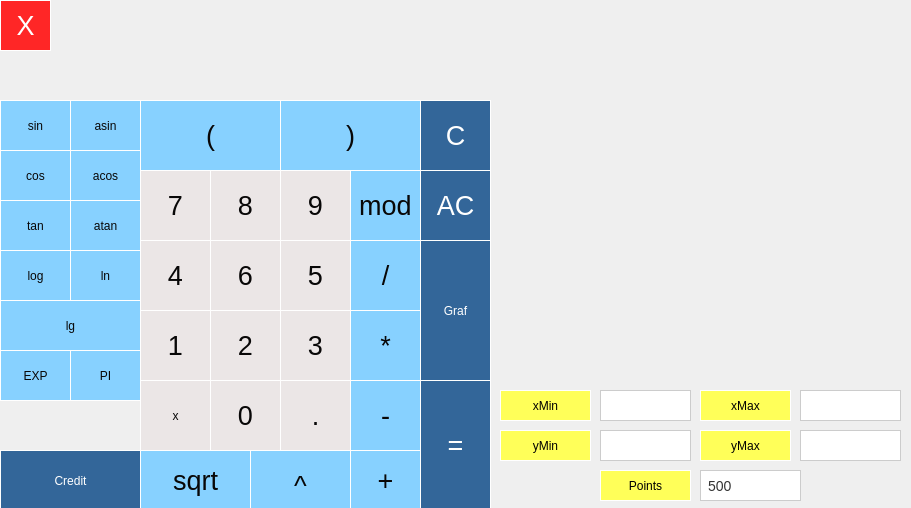
<?xml version="1.0" encoding="UTF-8"?>
<ui version="4.0">
 <class>CalculationView</class>
 <widget class="QMainWindow" name="CalculationView">
  <property name="geometry">
   <rect>
    <x>0</x>
    <y>0</y>
    <width>911</width>
    <height>508</height>
   </rect>
  </property>
  <property name="minimumSize">
   <size>
    <width>911</width>
    <height>508</height>
   </size>
  </property>
  <property name="maximumSize">
   <size>
    <width>911</width>
    <height>508</height>
   </size>
  </property>
  <property name="windowTitle">
   <string>CalculationView</string>
  </property>
  <property name="styleSheet">
   <string notr="true">QDialog{
        	background-color: rgba(93, 92, 94, 209);
}</string>
  </property>
  <widget class="QWidget" name="centralwidget">
   <widget class="QPushButton" name="pushButton_07">
    <property name="geometry">
     <rect>
      <x>140</x>
      <y>170</y>
      <width>71</width>
      <height>71</height>
     </rect>
    </property>
    <property name="font">
     <font>
      <family>.AppleSystemUIFont</family>
      <pointsize>20</pointsize>
      <weight>50</weight>
      <italic>false</italic>
      <bold>false</bold>
     </font>
    </property>
    <property name="styleSheet">
     <string notr="true">QPushButton {
	font:20pt &quot;.AppleSystemUIFont&quot;;
	color: rgba(8, 7, 7, 1);
     border: 1px solid white;
	background-color: rgba(235, 230, 230, 1);
}

QPushButton:hover {
    background-color: #D4CFCF;
}

QPushButton:pressed {
    background-color: #D4CFCF;
}

QPushButton:disabled {
    background-color: #cccccc;
    color: #666666;
}</string>
    </property>
    <property name="text">
     <string>7</string>
    </property>
   </widget>
   <widget class="QPushButton" name="pushButton_01">
    <property name="geometry">
     <rect>
      <x>140</x>
      <y>310</y>
      <width>71</width>
      <height>71</height>
     </rect>
    </property>
    <property name="font">
     <font>
      <family>.AppleSystemUIFont</family>
      <pointsize>20</pointsize>
      <weight>50</weight>
      <italic>false</italic>
      <bold>false</bold>
     </font>
    </property>
    <property name="styleSheet">
     <string notr="true">QPushButton {
	font:20pt &quot;.AppleSystemUIFont&quot;;
	color: rgba(8, 7, 7, 1);
     border: 1px solid white;
	background-color: rgba(235, 230, 230, 1);
}

QPushButton:hover {
    background-color: #D4CFCF;
}

QPushButton:pressed {
    background-color: #D4CFCF;
}

QPushButton:disabled {
    background-color: #cccccc;
    color: #666666;
}</string>
    </property>
    <property name="text">
     <string>1</string>
    </property>
   </widget>
   <widget class="QPushButton" name="pushButton_plus">
    <property name="geometry">
     <rect>
      <x>350</x>
      <y>450</y>
      <width>71</width>
      <height>61</height>
     </rect>
    </property>
    <property name="font">
     <font>
      <family>.AppleSystemUIFont</family>
      <pointsize>20</pointsize>
      <weight>50</weight>
      <italic>false</italic>
      <bold>false</bold>
     </font>
    </property>
    <property name="styleSheet">
     <string notr="true">QPushButton {
	font:20pt &quot;.AppleSystemUIFont&quot;;
	color: rgba(8, 7, 7, 1);
     border: 1px solid white;
	background-color: rgba(135, 209, 255, 1);
}

QPushButton:hover {
    background-color: #428BCA;
}

QPushButton:pressed {
    background-color: #2A6496;
}

QPushButton:disabled {
    background-color: #cccccc;
    color: #666666;
}</string>
    </property>
    <property name="text">
     <string>+</string>
    </property>
   </widget>
   <widget class="QPushButton" name="pushButton_0">
    <property name="geometry">
     <rect>
      <x>210</x>
      <y>380</y>
      <width>71</width>
      <height>71</height>
     </rect>
    </property>
    <property name="font">
     <font>
      <family>.AppleSystemUIFont</family>
      <pointsize>20</pointsize>
      <weight>50</weight>
      <italic>false</italic>
      <bold>false</bold>
     </font>
    </property>
    <property name="styleSheet">
     <string notr="true">QPushButton {
	font:20pt &quot;.AppleSystemUIFont&quot;;
	color: rgba(8, 7, 7, 1);
     border: 1px solid white;
	background-color: rgba(235, 230, 230, 1);
}

QPushButton:hover {
    background-color: #D4CFCF;
}

QPushButton:pressed {
    background-color: #D4CFCF;
}

QPushButton:disabled {
    background-color: #cccccc;
    color: #666666;
}</string>
    </property>
    <property name="text">
     <string>0</string>
    </property>
   </widget>
   <widget class="QPushButton" name="pushButton_06">
    <property name="geometry">
     <rect>
      <x>210</x>
      <y>240</y>
      <width>71</width>
      <height>71</height>
     </rect>
    </property>
    <property name="font">
     <font>
      <family>.AppleSystemUIFont</family>
      <pointsize>20</pointsize>
      <weight>50</weight>
      <italic>false</italic>
      <bold>false</bold>
     </font>
    </property>
    <property name="styleSheet">
     <string notr="true">QPushButton {
	font:20pt &quot;.AppleSystemUIFont&quot;;
	color: rgba(8, 7, 7, 1);
     border: 1px solid white;
	background-color: rgba(235, 230, 230, 1);
}

QPushButton:hover {
    background-color: #D4CFCF;
}

QPushButton:pressed {
    background-color: #D4CFCF;
}

QPushButton:disabled {
    background-color: #cccccc;
    color: #666666;
}</string>
    </property>
    <property name="text">
     <string>6</string>
    </property>
   </widget>
   <widget class="QPushButton" name="pushButton_mult">
    <property name="geometry">
     <rect>
      <x>350</x>
      <y>310</y>
      <width>71</width>
      <height>71</height>
     </rect>
    </property>
    <property name="font">
     <font>
      <family>.AppleSystemUIFont</family>
      <pointsize>20</pointsize>
      <weight>50</weight>
      <italic>false</italic>
      <bold>false</bold>
     </font>
    </property>
    <property name="styleSheet">
     <string notr="true">QPushButton {
	font:20pt &quot;.AppleSystemUIFont&quot;;
	color: rgba(8, 7, 7, 1);
     border: 1px solid white;
	background-color: rgba(135, 209, 255, 1);
}

QPushButton:hover {
    background-color: #428BCA;
}

QPushButton:pressed {
    background-color: #2A6496;
}

QPushButton:disabled {
    background-color: #cccccc;
    color: #666666;
}</string>
    </property>
    <property name="text">
     <string>*</string>
    </property>
   </widget>
   <widget class="QPushButton" name="pushButton_03">
    <property name="geometry">
     <rect>
      <x>280</x>
      <y>310</y>
      <width>71</width>
      <height>71</height>
     </rect>
    </property>
    <property name="font">
     <font>
      <family>.AppleSystemUIFont</family>
      <pointsize>20</pointsize>
      <weight>50</weight>
      <italic>false</italic>
      <bold>false</bold>
     </font>
    </property>
    <property name="styleSheet">
     <string notr="true">QPushButton {
	font:20pt &quot;.AppleSystemUIFont&quot;;
	color: rgba(8, 7, 7, 1);
     border: 1px solid white;
	background-color: rgba(235, 230, 230, 1);
}

QPushButton:hover {
    background-color: #D4CFCF;
}

QPushButton:pressed {
    background-color: #D4CFCF;
}

QPushButton:disabled {
    background-color: #cccccc;
    color: #666666;
}</string>
    </property>
    <property name="text">
     <string>3</string>
    </property>
   </widget>
   <widget class="QPushButton" name="pushButton_dot">
    <property name="geometry">
     <rect>
      <x>280</x>
      <y>380</y>
      <width>71</width>
      <height>71</height>
     </rect>
    </property>
    <property name="font">
     <font>
      <family>.AppleSystemUIFont</family>
      <pointsize>20</pointsize>
      <weight>50</weight>
      <italic>false</italic>
      <bold>false</bold>
     </font>
    </property>
    <property name="styleSheet">
     <string notr="true">QPushButton {
	font:20pt &quot;.AppleSystemUIFont&quot;;
	color: rgba(8, 7, 7, 1);
     border: 1px solid white;
	background-color: rgba(235, 230, 230, 1);
}

QPushButton:hover {
    background-color: #D4CFCF;
}

QPushButton:pressed {
    background-color: #D4CFCF;
}

QPushButton:disabled {
    background-color: #cccccc;
    color: #666666;
}</string>
    </property>
    <property name="text">
     <string>.</string>
    </property>
   </widget>
   <widget class="QLabel" name="result_tmp">
    <property name="enabled">
     <bool>true</bool>
    </property>
    <property name="geometry">
     <rect>
      <x>50</x>
      <y>10</y>
      <width>441</width>
      <height>41</height>
     </rect>
    </property>
    <property name="font">
     <font>
      <family>Arial</family>
      <pointsize>-1</pointsize>
      <weight>50</weight>
      <italic>false</italic>
      <bold>false</bold>
     </font>
    </property>
    <property name="styleSheet">
     <string notr="true">QLabel {
    font-family: Arial;
    font-size: 20px;
    color: #000000;
    background-color:rgba(162, 171, 184, 0);
    padding: 5px;
    border: 5 px solid #D4D4D4;
}

QLabel#styledLabel {
    font-weight: bold;
    border: 5 px solid #D4D4D4;
}

QLabel#highlightedLabel {
    background-color: #FFFF59;
    border: 5 px solid #D4D4D4;
}

QLabel#styledHighlightedLabel {
    font-weight: bold;
    background-color: #FFFF59;
    border: 5 px solid #D4D4D4;
}</string>
    </property>
    <property name="text">
     <string/>
    </property>
    <property name="alignment">
     <set>Qt::AlignRight|Qt::AlignTrailing|Qt::AlignVCenter</set>
    </property>
   </widget>
   <widget class="QPushButton" name="pushButton_AC">
    <property name="geometry">
     <rect>
      <x>420</x>
      <y>170</y>
      <width>71</width>
      <height>71</height>
     </rect>
    </property>
    <property name="font">
     <font>
      <family>.AppleSystemUIFont</family>
      <pointsize>20</pointsize>
      <weight>50</weight>
      <italic>false</italic>
      <bold>false</bold>
     </font>
    </property>
    <property name="styleSheet">
     <string notr="true">QPushButton {
	font:20pt &quot;.AppleSystemUIFont&quot;;
	 color: #ffffff;
     border: 1px solid white;
	 background-color: #336699;
}

QPushButton:hover {
    background-color: #428BCA;
}

QPushButton:pressed {
    background-color: #2A6496;
}

QPushButton:disabled {
    background-color: #cccccc;
    color: #666666;
}</string>
    </property>
    <property name="text">
     <string>AC</string>
    </property>
   </widget>
   <widget class="QPushButton" name="pushButton_mod">
    <property name="geometry">
     <rect>
      <x>350</x>
      <y>170</y>
      <width>71</width>
      <height>71</height>
     </rect>
    </property>
    <property name="font">
     <font>
      <family>.AppleSystemUIFont</family>
      <pointsize>20</pointsize>
      <weight>50</weight>
      <italic>false</italic>
      <bold>false</bold>
     </font>
    </property>
    <property name="styleSheet">
     <string notr="true">QPushButton {
	font:20pt &quot;.AppleSystemUIFont&quot;;
	color: rgba(8, 7, 7, 1);
     border: 1px solid white;
	background-color: rgba(135, 209, 255, 1);
}

QPushButton:hover {
    background-color: #428BCA;
}

QPushButton:pressed {
    background-color: #2A6496;
}

QPushButton:disabled {
    background-color: #cccccc;
    color: #666666;
}</string>
    </property>
    <property name="text">
     <string>mod</string>
    </property>
   </widget>
   <widget class="QPushButton" name="pushButton_minus">
    <property name="geometry">
     <rect>
      <x>350</x>
      <y>380</y>
      <width>71</width>
      <height>71</height>
     </rect>
    </property>
    <property name="font">
     <font>
      <family>.AppleSystemUIFont</family>
      <pointsize>20</pointsize>
      <weight>50</weight>
      <italic>false</italic>
      <bold>false</bold>
     </font>
    </property>
    <property name="styleSheet">
     <string notr="true">QPushButton {
	font:20pt &quot;.AppleSystemUIFont&quot;;
	color: rgba(8, 7, 7, 1);
     border: 1px solid white;
	background-color: rgba(135, 209, 255, 1);
}

QPushButton:hover {
    background-color: #428BCA;
}

QPushButton:pressed {
    background-color: #2A6496;
}

QPushButton:disabled {
    background-color: #cccccc;
    color: #666666;
}</string>
    </property>
    <property name="text">
     <string>-</string>
    </property>
   </widget>
   <widget class="QPushButton" name="pushButton_08">
    <property name="geometry">
     <rect>
      <x>210</x>
      <y>170</y>
      <width>71</width>
      <height>71</height>
     </rect>
    </property>
    <property name="font">
     <font>
      <family>.AppleSystemUIFont</family>
      <pointsize>20</pointsize>
      <weight>50</weight>
      <italic>false</italic>
      <bold>false</bold>
     </font>
    </property>
    <property name="styleSheet">
     <string notr="true">QPushButton {
	font:20pt &quot;.AppleSystemUIFont&quot;;
	color: rgba(8, 7, 7, 1);
     border: 1px solid white;
	background-color: rgba(235, 230, 230, 1);
}

QPushButton:hover {
    background-color: #D4CFCF;
}

QPushButton:pressed {
    background-color: #D4CFCF;
}

QPushButton:disabled {
    background-color: #cccccc;
    color: #666666;
}</string>
    </property>
    <property name="text">
     <string>8</string>
    </property>
   </widget>
   <widget class="QPushButton" name="pushButton_div">
    <property name="geometry">
     <rect>
      <x>350</x>
      <y>240</y>
      <width>71</width>
      <height>71</height>
     </rect>
    </property>
    <property name="font">
     <font>
      <family>.AppleSystemUIFont</family>
      <pointsize>20</pointsize>
      <weight>50</weight>
      <italic>false</italic>
      <bold>false</bold>
     </font>
    </property>
    <property name="styleSheet">
     <string notr="true">QPushButton {
	font:20pt &quot;.AppleSystemUIFont&quot;;
	color: rgba(8, 7, 7, 1);
     border: 1px solid white;
	background-color: rgba(135, 209, 255, 1);
}

QPushButton:hover {
    background-color: #428BCA;
}

QPushButton:pressed {
    background-color: #2A6496;
}

QPushButton:disabled {
    background-color: #cccccc;
    color: #666666;
}</string>
    </property>
    <property name="text">
     <string>/</string>
    </property>
   </widget>
   <widget class="QPushButton" name="pushButton_02">
    <property name="geometry">
     <rect>
      <x>210</x>
      <y>310</y>
      <width>71</width>
      <height>71</height>
     </rect>
    </property>
    <property name="font">
     <font>
      <family>.AppleSystemUIFont</family>
      <pointsize>20</pointsize>
      <weight>50</weight>
      <italic>false</italic>
      <bold>false</bold>
     </font>
    </property>
    <property name="styleSheet">
     <string notr="true">QPushButton {
	font:20pt &quot;.AppleSystemUIFont&quot;;
	color: rgba(8, 7, 7, 1);
     border: 1px solid white;
	background-color: rgba(235, 230, 230, 1);
}

QPushButton:hover {
    background-color: #D4CFCF;
}

QPushButton:pressed {
    background-color: #D4CFCF;
}

QPushButton:disabled {
    background-color: #cccccc;
    color: #666666;
}</string>
    </property>
    <property name="text">
     <string>2</string>
    </property>
   </widget>
   <widget class="QPushButton" name="pushButton_05">
    <property name="geometry">
     <rect>
      <x>280</x>
      <y>240</y>
      <width>71</width>
      <height>71</height>
     </rect>
    </property>
    <property name="font">
     <font>
      <family>.AppleSystemUIFont</family>
      <pointsize>20</pointsize>
      <weight>50</weight>
      <italic>false</italic>
      <bold>false</bold>
     </font>
    </property>
    <property name="styleSheet">
     <string notr="true">QPushButton {
	font:20pt &quot;.AppleSystemUIFont&quot;;
	color: rgba(8, 7, 7, 1);
     border: 1px solid white;
	background-color: rgba(235, 230, 230, 1);
}

QPushButton:hover {
    background-color: #D4CFCF;
}

QPushButton:pressed {
    background-color: #D4CFCF;
}

QPushButton:disabled {
    background-color: #cccccc;
    color: #666666;
}</string>
    </property>
    <property name="text">
     <string>5</string>
    </property>
   </widget>
   <widget class="QPushButton" name="pushButton_eq">
    <property name="geometry">
     <rect>
      <x>420</x>
      <y>380</y>
      <width>71</width>
      <height>131</height>
     </rect>
    </property>
    <property name="font">
     <font>
      <family>.AppleSystemUIFont</family>
      <pointsize>20</pointsize>
      <weight>50</weight>
      <italic>false</italic>
      <bold>false</bold>
     </font>
    </property>
    <property name="styleSheet">
     <string notr="true">QPushButton {
	font:20pt &quot;.AppleSystemUIFont&quot;;
	 color: #ffffff;
     border: 1px solid white;
	 background-color: #336699;
}

QPushButton:hover {
    background-color: #428BCA;
}

QPushButton:pressed {
    background-color: #2A6496;
}

QPushButton:disabled {
    background-color: #cccccc;
    color: #666666;
}</string>
    </property>
    <property name="text">
     <string>=</string>
    </property>
   </widget>
   <widget class="QPushButton" name="pushButton_09">
    <property name="geometry">
     <rect>
      <x>280</x>
      <y>170</y>
      <width>71</width>
      <height>71</height>
     </rect>
    </property>
    <property name="font">
     <font>
      <family>.AppleSystemUIFont</family>
      <pointsize>20</pointsize>
      <weight>50</weight>
      <italic>false</italic>
      <bold>false</bold>
     </font>
    </property>
    <property name="styleSheet">
     <string notr="true">QPushButton {
	font:20pt &quot;.AppleSystemUIFont&quot;;
	color: rgba(8, 7, 7, 1);
     border: 1px solid white;
	background-color: rgba(235, 230, 230, 1);
}

QPushButton:hover {
    background-color: #D4CFCF;
}

QPushButton:pressed {
    background-color: #D4CFCF;
}

QPushButton:disabled {
    background-color: #cccccc;
    color: #666666;
}</string>
    </property>
    <property name="text">
     <string>9</string>
    </property>
   </widget>
   <widget class="QPushButton" name="pushButton_04">
    <property name="geometry">
     <rect>
      <x>140</x>
      <y>240</y>
      <width>71</width>
      <height>71</height>
     </rect>
    </property>
    <property name="font">
     <font>
      <family>.AppleSystemUIFont</family>
      <pointsize>20</pointsize>
      <weight>50</weight>
      <italic>false</italic>
      <bold>false</bold>
     </font>
    </property>
    <property name="styleSheet">
     <string notr="true">QPushButton {
	font:20pt &quot;.AppleSystemUIFont&quot;;
	color: rgba(8, 7, 7, 1);
     border: 1px solid white;
	background-color: rgba(235, 230, 230, 1);
}

QPushButton:hover {
    background-color: #D4CFCF;
}

QPushButton:pressed {
    background-color: #D4CFCF;
}

QPushButton:disabled {
    background-color: #cccccc;
    color: #666666;
}</string>
    </property>
    <property name="text">
     <string>4</string>
    </property>
   </widget>
   <widget class="QPushButton" name="pushButton_sin">
    <property name="geometry">
     <rect>
      <x>0</x>
      <y>100</y>
      <width>71</width>
      <height>51</height>
     </rect>
    </property>
    <property name="styleSheet">
     <string notr="true">QPushButton {
	font:20pt &quot;.AppleSystemUIFont&quot;;
	color: rgba(8, 7, 7, 1);
     border: 1px solid white;
	background-color: rgba(135, 209, 255, 1);
}

QPushButton:hover {
    background-color: #428BCA;
}

QPushButton:pressed {
    background-color: #2A6496;
}

QPushButton:disabled {
    background-color: #cccccc;
    color: #666666;
}</string>
    </property>
    <property name="text">
     <string>sin</string>
    </property>
   </widget>
   <widget class="QPushButton" name="pushButton_cos">
    <property name="geometry">
     <rect>
      <x>0</x>
      <y>150</y>
      <width>71</width>
      <height>51</height>
     </rect>
    </property>
    <property name="styleSheet">
     <string notr="true">QPushButton {
	font:20pt &quot;.AppleSystemUIFont&quot;;
	color: rgba(8, 7, 7, 1);
     border: 1px solid white;
	background-color: rgba(135, 209, 255, 1);
}

QPushButton:hover {
    background-color: #428BCA;
}

QPushButton:pressed {
    background-color: #2A6496;
}

QPushButton:disabled {
    background-color: #cccccc;
    color: #666666;
}</string>
    </property>
    <property name="text">
     <string>cos</string>
    </property>
   </widget>
   <widget class="QPushButton" name="pushButton_tan">
    <property name="geometry">
     <rect>
      <x>0</x>
      <y>200</y>
      <width>71</width>
      <height>51</height>
     </rect>
    </property>
    <property name="styleSheet">
     <string notr="true">QPushButton {
	font:20pt &quot;.AppleSystemUIFont&quot;;
	color: rgba(8, 7, 7, 1);
     border: 1px solid white;
	background-color: rgba(135, 209, 255, 1);
}

QPushButton:hover {
    background-color: #428BCA;
}

QPushButton:pressed {
    background-color: #2A6496;
}

QPushButton:disabled {
    background-color: #cccccc;
    color: #666666;
}</string>
    </property>
    <property name="text">
     <string>tan</string>
    </property>
   </widget>
   <widget class="QPushButton" name="pushButton_log">
    <property name="geometry">
     <rect>
      <x>0</x>
      <y>250</y>
      <width>71</width>
      <height>51</height>
     </rect>
    </property>
    <property name="styleSheet">
     <string notr="true">QPushButton {
	font:20pt &quot;.AppleSystemUIFont&quot;;
	color: rgba(8, 7, 7, 1);
     border: 1px solid white;
	background-color: rgba(135, 209, 255, 1);
}

QPushButton:hover {
    background-color: #428BCA;
}

QPushButton:pressed {
    background-color: #2A6496;
}

QPushButton:disabled {
    background-color: #cccccc;
    color: #666666;
}</string>
    </property>
    <property name="text">
     <string>log</string>
    </property>
   </widget>
   <widget class="QPushButton" name="pushButton_ln">
    <property name="geometry">
     <rect>
      <x>70</x>
      <y>250</y>
      <width>71</width>
      <height>51</height>
     </rect>
    </property>
    <property name="styleSheet">
     <string notr="true">QPushButton {
	font:20pt &quot;.AppleSystemUIFont&quot;;
	color: rgba(8, 7, 7, 1);
     border: 1px solid white;
	background-color: rgba(135, 209, 255, 1);
}

QPushButton:hover {
    background-color: #428BCA;
}

QPushButton:pressed {
    background-color: #2A6496;
}

QPushButton:disabled {
    background-color: #cccccc;
    color: #666666;
}</string>
    </property>
    <property name="text">
     <string>ln</string>
    </property>
   </widget>
   <widget class="QPushButton" name="pushButton_atan">
    <property name="geometry">
     <rect>
      <x>70</x>
      <y>200</y>
      <width>71</width>
      <height>51</height>
     </rect>
    </property>
    <property name="styleSheet">
     <string notr="true">QPushButton {
	font:20pt &quot;.AppleSystemUIFont&quot;;
	color: rgba(8, 7, 7, 1);
     border: 1px solid white;
	background-color: rgba(135, 209, 255, 1);
}

QPushButton:hover {
    background-color: #428BCA;
}

QPushButton:pressed {
    background-color: #2A6496;
}

QPushButton:disabled {
    background-color: #cccccc;
    color: #666666;
}</string>
    </property>
    <property name="text">
     <string>atan</string>
    </property>
   </widget>
   <widget class="QPushButton" name="pushButton_acos">
    <property name="geometry">
     <rect>
      <x>70</x>
      <y>150</y>
      <width>71</width>
      <height>51</height>
     </rect>
    </property>
    <property name="styleSheet">
     <string notr="true">QPushButton {
	font:20pt &quot;.AppleSystemUIFont&quot;;
	color: rgba(8, 7, 7, 1);
     border: 1px solid white;
	background-color: rgba(135, 209, 255, 1);
}

QPushButton:hover {
    background-color: #428BCA;
}

QPushButton:pressed {
    background-color: #2A6496;
}

QPushButton:disabled {
    background-color: #cccccc;
    color: #666666;
}</string>
    </property>
    <property name="text">
     <string>acos</string>
    </property>
   </widget>
   <widget class="QPushButton" name="pushButton_asin">
    <property name="geometry">
     <rect>
      <x>70</x>
      <y>100</y>
      <width>71</width>
      <height>51</height>
     </rect>
    </property>
    <property name="styleSheet">
     <string notr="true">QPushButton {
	font:20pt &quot;.AppleSystemUIFont&quot;;
	color: rgba(8, 7, 7, 1);
     border: 1px solid white;
	background-color: rgba(135, 209, 255, 1);
}

QPushButton:hover {
    background-color: #428BCA;
}

QPushButton:pressed {
    background-color: #2A6496;
}

QPushButton:disabled {
    background-color: #cccccc;
    color: #666666;
}</string>
    </property>
    <property name="text">
     <string>asin</string>
    </property>
   </widget>
   <widget class="QPushButton" name="pushButton_openBracket">
    <property name="geometry">
     <rect>
      <x>140</x>
      <y>100</y>
      <width>141</width>
      <height>71</height>
     </rect>
    </property>
    <property name="font">
     <font>
      <family>.AppleSystemUIFont</family>
      <pointsize>20</pointsize>
      <weight>50</weight>
      <italic>false</italic>
      <bold>false</bold>
     </font>
    </property>
    <property name="styleSheet">
     <string notr="true">QPushButton {
	font:20pt &quot;.AppleSystemUIFont&quot;;
	color: rgba(8, 7, 7, 1);
     border: 1px solid white;
	background-color: rgba(135, 209, 255, 1);
}

QPushButton:hover {
    background-color: #428BCA;
}

QPushButton:pressed {
    background-color: #2A6496;
}

QPushButton:disabled {
    background-color: #cccccc;
    color: #666666;
}</string>
    </property>
    <property name="text">
     <string>(</string>
    </property>
   </widget>
   <widget class="QPushButton" name="pushButton_closeBracket">
    <property name="geometry">
     <rect>
      <x>280</x>
      <y>100</y>
      <width>141</width>
      <height>71</height>
     </rect>
    </property>
    <property name="font">
     <font>
      <family>.AppleSystemUIFont</family>
      <pointsize>20</pointsize>
      <weight>50</weight>
      <italic>false</italic>
      <bold>false</bold>
     </font>
    </property>
    <property name="styleSheet">
     <string notr="true">QPushButton {
	font:20pt &quot;.AppleSystemUIFont&quot;;
	color: rgba(8, 7, 7, 1);
     border: 1px solid white;
	background-color: rgba(135, 209, 255, 1);
}

QPushButton:hover {
    background-color: #428BCA;
}

QPushButton:pressed {
    background-color: #2A6496;
}

QPushButton:disabled {
    background-color: #cccccc;
    color: #666666;
}</string>
    </property>
    <property name="text">
     <string>)</string>
    </property>
   </widget>
   <widget class="QPushButton" name="pushButton_degree">
    <property name="geometry">
     <rect>
      <x>250</x>
      <y>450</y>
      <width>101</width>
      <height>71</height>
     </rect>
    </property>
    <property name="font">
     <font>
      <family>.AppleSystemUIFont</family>
      <pointsize>20</pointsize>
      <weight>50</weight>
      <italic>false</italic>
      <bold>false</bold>
     </font>
    </property>
    <property name="styleSheet">
     <string notr="true">QPushButton {
	font:20pt &quot;.AppleSystemUIFont&quot;;
	color: rgba(8, 7, 7, 1);
     border: 1px solid white;
	background-color: rgba(135, 209, 255, 1);
}

QPushButton:hover {
    background-color: #428BCA;
}

QPushButton:pressed {
    background-color: #2A6496;
}

QPushButton:disabled {
    background-color: #cccccc;
    color: #666666;
}</string>
    </property>
    <property name="text">
     <string>^</string>
    </property>
   </widget>
   <widget class="QPushButton" name="pushButton_back">
    <property name="geometry">
     <rect>
      <x>420</x>
      <y>100</y>
      <width>71</width>
      <height>71</height>
     </rect>
    </property>
    <property name="font">
     <font>
      <family>.AppleSystemUIFont</family>
      <pointsize>20</pointsize>
      <weight>50</weight>
      <italic>false</italic>
      <bold>false</bold>
     </font>
    </property>
    <property name="styleSheet">
     <string notr="true">QPushButton {
	font:20pt &quot;.AppleSystemUIFont&quot;;
	 color: #ffffff;
     border: 1px solid white;
	 background-color: #336699;
}

QPushButton:hover {
    background-color: #428BCA;
}

QPushButton:pressed {
    background-color: #2A6496;
}

QPushButton:disabled {
    background-color: #cccccc;
    color: #666666;
}</string>
    </property>
    <property name="text">
     <string>C</string>
    </property>
   </widget>
   <widget class="QLabel" name="result_show">
    <property name="geometry">
     <rect>
      <x>0</x>
      <y>60</y>
      <width>491</width>
      <height>31</height>
     </rect>
    </property>
    <property name="styleSheet">
     <string notr="true">QLabel {
    font-family: Arial;
    font-size: 20px;
    color: #000000;
    background-color:rgba(162, 171, 184, 0);
    padding: 5px;
    border: 5 px solid #D4D4D4;
}

QLabel#styledLabel {
    font-weight: bold;
    border: 5 px solid #D4D4D4;
}

QLabel#highlightedLabel {
    background-color: #FFFF59;
    border: 5 px solid #D4D4D4;
}

QLabel#styledHighlightedLabel {
    font-weight: bold;
    background-color: #FFFF59;
    border: 5 px solid #D4D4D4;
}</string>
    </property>
    <property name="text">
     <string/>
    </property>
    <property name="alignment">
     <set>Qt::AlignRight|Qt::AlignTrailing|Qt::AlignVCenter</set>
    </property>
   </widget>
   <widget class="QPushButton" name="pushButton_sqrt">
    <property name="geometry">
     <rect>
      <x>140</x>
      <y>450</y>
      <width>111</width>
      <height>61</height>
     </rect>
    </property>
    <property name="font">
     <font>
      <family>.AppleSystemUIFont</family>
      <pointsize>20</pointsize>
      <weight>50</weight>
      <italic>false</italic>
      <bold>false</bold>
     </font>
    </property>
    <property name="styleSheet">
     <string notr="true">QPushButton {
	font:20pt &quot;.AppleSystemUIFont&quot;;
	color: rgba(8, 7, 7, 1);
     border: 1px solid white;
	background-color: rgba(135, 209, 255, 1);
}

QPushButton:hover {
    background-color: #428BCA;
}

QPushButton:pressed {
    background-color: #2A6496;
}

QPushButton:disabled {
    background-color: #cccccc;
    color: #666666;
}</string>
    </property>
    <property name="text">
     <string>sqrt</string>
    </property>
   </widget>
   <widget class="QPushButton" name="pushButton_X">
    <property name="geometry">
     <rect>
      <x>140</x>
      <y>380</y>
      <width>71</width>
      <height>71</height>
     </rect>
    </property>
    <property name="styleSheet">
     <string notr="true">QPushButton {
	font:20pt &quot;.AppleSystemUIFont&quot;;
	color: rgba(8, 7, 7, 1);
     border: 1px solid white;
	background-color: rgba(235, 230, 230, 1);
}

QPushButton:hover {
    background-color: #D4CFCF;
}

QPushButton:pressed {
    background-color: #D4CFCF;
}

QPushButton:disabled {
    background-color: #cccccc;
    color: #666666;
}</string>
    </property>
    <property name="text">
     <string>x</string>
    </property>
   </widget>
   <widget class="QPushButton" name="pushButton_close">
    <property name="geometry">
     <rect>
      <x>0</x>
      <y>0</y>
      <width>51</width>
      <height>51</height>
     </rect>
    </property>
    <property name="font">
     <font>
      <family>.AppleSystemUIFont</family>
      <pointsize>20</pointsize>
      <weight>50</weight>
      <italic>false</italic>
      <bold>false</bold>
     </font>
    </property>
    <property name="styleSheet">
     <string notr="true">QPushButton {
	font:20pt &quot;.AppleSystemUIFont&quot;;
	 color: #ffffff;
     border: 1px solid white;
	 background-color: rgba(255, 38, 38, 1);
}

QPushButton:hover {
    background-color: rgba(184, 28, 28, 1);
}

QPushButton:pressed {
    background-color: #2A6496;
}

QPushButton:disabled {
    background-color: #cccccc;
    color: #666666;
}</string>
    </property>
    <property name="text">
     <string>X</string>
    </property>
   </widget>
   <widget class="QPushButton" name="pushButton_graf">
    <property name="geometry">
     <rect>
      <x>420</x>
      <y>240</y>
      <width>71</width>
      <height>141</height>
     </rect>
    </property>
    <property name="styleSheet">
     <string notr="true">QPushButton {
	font:20pt &quot;.AppleSystemUIFont&quot;;
	 color: #ffffff;
     border: 1px solid white;
	 background-color: #336699;
}

QPushButton:hover {
    background-color: #428BCA;
}

QPushButton:pressed {
    background-color: #2A6496;
}

QPushButton:disabled {
    background-color: #cccccc;
    color: #666666;
}</string>
    </property>
    <property name="text">
     <string>Graf</string>
    </property>
   </widget>
   <widget class="QPushButton" name="pushButton_credit">
    <property name="geometry">
     <rect>
      <x>0</x>
      <y>450</y>
      <width>141</width>
      <height>61</height>
     </rect>
    </property>
    <property name="styleSheet">
     <string notr="true">QPushButton {
	font:20pt &quot;.AppleSystemUIFont&quot;;
	 color: #ffffff;
     border: 1px solid white;
	 background-color: #336699;
}

QPushButton:hover {
    background-color: #428BCA;
}

QPushButton:pressed {
    background-color: #2A6496;
}

QPushButton:disabled {
    background-color: #cccccc;
    color: #666666;
}</string>
    </property>
    <property name="text">
     <string>Credit</string>
    </property>
   </widget>
   <widget class="QPushButton" name="pushButton_xStep">
    <property name="geometry">
     <rect>
      <x>600</x>
      <y>470</y>
      <width>91</width>
      <height>31</height>
     </rect>
    </property>
    <property name="styleSheet">
     <string notr="true">QPushButton {
	font:20pt &quot;.AppleSystemUIFont&quot;;
	color: ;;
     border: 1px solid white;
	background-color: #FFFF59;
}
QPushButton:pressed {
  background-color: qlineargradient(x1: 0, y1: 0, x2: 0, y2: 1,
                             stop: 0 #dadbde, stop: 1 #f6f7fa);
}</string>
    </property>
    <property name="text">
     <string>Points</string>
    </property>
   </widget>
   <widget class="QPushButton" name="pushButton_valueXMin">
    <property name="geometry">
     <rect>
      <x>500</x>
      <y>390</y>
      <width>91</width>
      <height>31</height>
     </rect>
    </property>
    <property name="styleSheet">
     <string notr="true">QPushButton {
	font:20pt &quot;.AppleSystemUIFont&quot;;
	color: ;;
     border: 1px solid white;
	background-color: #FFFF59;
}
QPushButton:pressed {
  background-color: qlineargradient(x1: 0, y1: 0, x2: 0, y2: 1,
                             stop: 0 #dadbde, stop: 1 #f6f7fa);
}</string>
    </property>
    <property name="text">
     <string>xMin</string>
    </property>
   </widget>
   <widget class="QPushButton" name="pushButton_valueXMax">
    <property name="geometry">
     <rect>
      <x>700</x>
      <y>390</y>
      <width>91</width>
      <height>31</height>
     </rect>
    </property>
    <property name="styleSheet">
     <string notr="true">QPushButton {
	font:20pt &quot;.AppleSystemUIFont&quot;;
	color: ;;
     border: 1px solid white;
	background-color: #FFFF59;
}
QPushButton:pressed {
  background-color: qlineargradient(x1: 0, y1: 0, x2: 0, y2: 1,
                             stop: 0 #dadbde, stop: 1 #f6f7fa);
}</string>
    </property>
    <property name="text">
     <string>xMax</string>
    </property>
   </widget>
   <widget class="QLineEdit" name="lineEdit_xMinValue">
    <property name="geometry">
     <rect>
      <x>600</x>
      <y>390</y>
      <width>91</width>
      <height>31</height>
     </rect>
    </property>
    <property name="styleSheet">
     <string notr="true">QLineEdit {
    font-family: Arial;
    font-size: 14px;
    color: #333333;
    background-color: #ffffff;
    border: 1px solid #cccccc;
    padding: 5px;
}

QLineEdit:hover {
    background-color: #f2f2f2;
    border-color: #336699;
}

QLineEdit:focus {
    border-color: #336699;
}

QLineEdit:disabled {
    background-color: #f2f2f2;
    color: #999999;
}</string>
    </property>
   </widget>
   <widget class="QLineEdit" name="lineEdit_xMaxValue">
    <property name="geometry">
     <rect>
      <x>800</x>
      <y>390</y>
      <width>101</width>
      <height>31</height>
     </rect>
    </property>
    <property name="styleSheet">
     <string notr="true">QLineEdit {
    font-family: Arial;
    font-size: 14px;
    color: #333333;
    background-color: #ffffff;
    border: 1px solid #cccccc;
    padding: 5px;
}

QLineEdit:hover {
    background-color: #f2f2f2;
    border-color: #336699;
}

QLineEdit:focus {
    border-color: #336699;
}

QLineEdit:disabled {
    background-color: #f2f2f2;
    color: #999999;
}</string>
    </property>
   </widget>
   <widget class="QPushButton" name="pushButton_logxy">
    <property name="geometry">
     <rect>
      <x>0</x>
      <y>300</y>
      <width>141</width>
      <height>51</height>
     </rect>
    </property>
    <property name="styleSheet">
     <string notr="true">QPushButton {
	font:20pt &quot;.AppleSystemUIFont&quot;;
	color: rgba(8, 7, 7, 1);
     border: 1px solid white;
	background-color: rgba(135, 209, 255, 1);
}

QPushButton:hover {
    background-color: #428BCA;
}

QPushButton:pressed {
    background-color: #2A6496;
}

QPushButton:disabled {
    background-color: #cccccc;
    color: #666666;
}</string>
    </property>
    <property name="text">
     <string>lg</string>
    </property>
   </widget>
   <widget class="QPushButton" name="pushButton_valueYMin">
    <property name="geometry">
     <rect>
      <x>500</x>
      <y>430</y>
      <width>91</width>
      <height>31</height>
     </rect>
    </property>
    <property name="styleSheet">
     <string notr="true">QPushButton {
	font:20pt &quot;.AppleSystemUIFont&quot;;
	color: ;;
     border: 1px solid white;
	background-color: #FFFF59;
}
QPushButton:pressed {
  background-color: qlineargradient(x1: 0, y1: 0, x2: 0, y2: 1,
                             stop: 0 #dadbde, stop: 1 #f6f7fa);
}</string>
    </property>
    <property name="text">
     <string>yMin</string>
    </property>
   </widget>
   <widget class="QLineEdit" name="lineEdit_yMinValue">
    <property name="geometry">
     <rect>
      <x>600</x>
      <y>430</y>
      <width>91</width>
      <height>31</height>
     </rect>
    </property>
    <property name="styleSheet">
     <string notr="true">QLineEdit {
    font-family: Arial;
    font-size: 14px;
    color: #333333;
    background-color: #ffffff;
    border: 1px solid #cccccc;
    padding: 5px;
}

QLineEdit:hover {
    background-color: #f2f2f2;
    border-color: #336699;
}

QLineEdit:focus {
    border-color: #336699;
}

QLineEdit:disabled {
    background-color: #f2f2f2;
    color: #999999;
}</string>
    </property>
   </widget>
   <widget class="QLineEdit" name="lineEdit_yMaxValue">
    <property name="geometry">
     <rect>
      <x>800</x>
      <y>430</y>
      <width>101</width>
      <height>31</height>
     </rect>
    </property>
    <property name="styleSheet">
     <string notr="true">QLineEdit {
    font-family: Arial;
    font-size: 14px;
    color: #333333;
    background-color: #ffffff;
    border: 1px solid #cccccc;
    padding: 5px;
}

QLineEdit:hover {
    background-color: #f2f2f2;
    border-color: #336699;
}

QLineEdit:focus {
    border-color: #336699;
}

QLineEdit:disabled {
    background-color: #f2f2f2;
    color: #999999;
}</string>
    </property>
   </widget>
   <widget class="QLineEdit" name="lineEdit_xStep">
    <property name="geometry">
     <rect>
      <x>700</x>
      <y>470</y>
      <width>101</width>
      <height>31</height>
     </rect>
    </property>
    <property name="styleSheet">
     <string notr="true">QLineEdit {
    font-family: Arial;
    font-size: 14px;
    color: #333333;
    background-color: #ffffff;
    border: 1px solid #cccccc;
    padding: 5px;
}

QLineEdit:hover {
    background-color: #f2f2f2;
    border-color: #336699;
}

QLineEdit:focus {
    border-color: #336699;
}

QLineEdit:disabled {
    background-color: #f2f2f2;
    color: #999999;
}</string>
    </property>
    <property name="text">
     <string>500</string>
    </property>
   </widget>
   <widget class="QPushButton" name="pushButton_EXP">
    <property name="geometry">
     <rect>
      <x>0</x>
      <y>350</y>
      <width>71</width>
      <height>51</height>
     </rect>
    </property>
    <property name="styleSheet">
     <string notr="true">QPushButton {
	font:20pt &quot;.AppleSystemUIFont&quot;;
	color: rgba(8, 7, 7, 1);
     border: 1px solid white;
	background-color: rgba(135, 209, 255, 1);
}

QPushButton:hover {
    background-color: #428BCA;
}

QPushButton:pressed {
    background-color: #2A6496;
}

QPushButton:disabled {
    background-color: #cccccc;
    color: #666666;
}</string>
    </property>
    <property name="text">
     <string>EXP</string>
    </property>
   </widget>
   <widget class="QPushButton" name="pushButton_PI">
    <property name="geometry">
     <rect>
      <x>70</x>
      <y>350</y>
      <width>71</width>
      <height>51</height>
     </rect>
    </property>
    <property name="styleSheet">
     <string notr="true">QPushButton {
	font:20pt &quot;.AppleSystemUIFont&quot;;
	color: rgba(8, 7, 7, 1);
     border: 1px solid white;
	background-color: rgba(135, 209, 255, 1);
}

QPushButton:hover {
    background-color: #428BCA;
}

QPushButton:pressed {
    background-color: #2A6496;
}

QPushButton:disabled {
    background-color: #cccccc;
    color: #666666;
}</string>
    </property>
    <property name="text">
     <string>PI</string>
    </property>
   </widget>
   <widget class="QCustomPlot" name="widget" native="true">
    <property name="geometry">
     <rect>
      <x>489</x>
      <y>-1</y>
      <width>421</width>
      <height>381</height>
     </rect>
    </property>
   </widget>
   <widget class="QPushButton" name="pushButton_valueYMax">
    <property name="geometry">
     <rect>
      <x>700</x>
      <y>430</y>
      <width>91</width>
      <height>31</height>
     </rect>
    </property>
    <property name="styleSheet">
     <string notr="true">QPushButton {
	font:20pt &quot;.AppleSystemUIFont&quot;;
	color: ;;
     border: 1px solid white;
	background-color: #FFFF59;
}
QPushButton:pressed {
  background-color: qlineargradient(x1: 0, y1: 0, x2: 0, y2: 1,
                             stop: 0 #dadbde, stop: 1 #f6f7fa);
}</string>
    </property>
    <property name="text">
     <string>yMax</string>
    </property>
   </widget>
   <zorder>pushButton_sqrt</zorder>
   <zorder>pushButton_07</zorder>
   <zorder>pushButton_01</zorder>
   <zorder>pushButton_plus</zorder>
   <zorder>pushButton_0</zorder>
   <zorder>pushButton_06</zorder>
   <zorder>pushButton_mult</zorder>
   <zorder>pushButton_03</zorder>
   <zorder>pushButton_dot</zorder>
   <zorder>result_tmp</zorder>
   <zorder>pushButton_AC</zorder>
   <zorder>pushButton_mod</zorder>
   <zorder>pushButton_minus</zorder>
   <zorder>pushButton_08</zorder>
   <zorder>pushButton_div</zorder>
   <zorder>pushButton_02</zorder>
   <zorder>pushButton_05</zorder>
   <zorder>pushButton_eq</zorder>
   <zorder>pushButton_09</zorder>
   <zorder>pushButton_04</zorder>
   <zorder>pushButton_sin</zorder>
   <zorder>pushButton_cos</zorder>
   <zorder>pushButton_tan</zorder>
   <zorder>pushButton_log</zorder>
   <zorder>pushButton_ln</zorder>
   <zorder>pushButton_atan</zorder>
   <zorder>pushButton_acos</zorder>
   <zorder>pushButton_asin</zorder>
   <zorder>pushButton_openBracket</zorder>
   <zorder>pushButton_closeBracket</zorder>
   <zorder>pushButton_degree</zorder>
   <zorder>pushButton_back</zorder>
   <zorder>result_show</zorder>
   <zorder>pushButton_X</zorder>
   <zorder>pushButton_close</zorder>
   <zorder>pushButton_graf</zorder>
   <zorder>pushButton_credit</zorder>
   <zorder>pushButton_xStep</zorder>
   <zorder>pushButton_valueXMin</zorder>
   <zorder>pushButton_valueXMax</zorder>
   <zorder>lineEdit_xMinValue</zorder>
   <zorder>lineEdit_xMaxValue</zorder>
   <zorder>pushButton_logxy</zorder>
   <zorder>pushButton_valueYMin</zorder>
   <zorder>lineEdit_yMinValue</zorder>
   <zorder>lineEdit_yMaxValue</zorder>
   <zorder>lineEdit_xStep</zorder>
   <zorder>pushButton_EXP</zorder>
   <zorder>pushButton_PI</zorder>
   <zorder>widget</zorder>
   <zorder>pushButton_valueYMax</zorder>
  </widget>
 </widget>
 <customwidgets>
  <customwidget>
   <class>QCustomPlot</class>
   <extends>QWidget</extends>
   <header>qcustomplot.h</header>
   <container>1</container>
  </customwidget>
 </customwidgets>
 <resources/>
 <connections/>
</ui>
